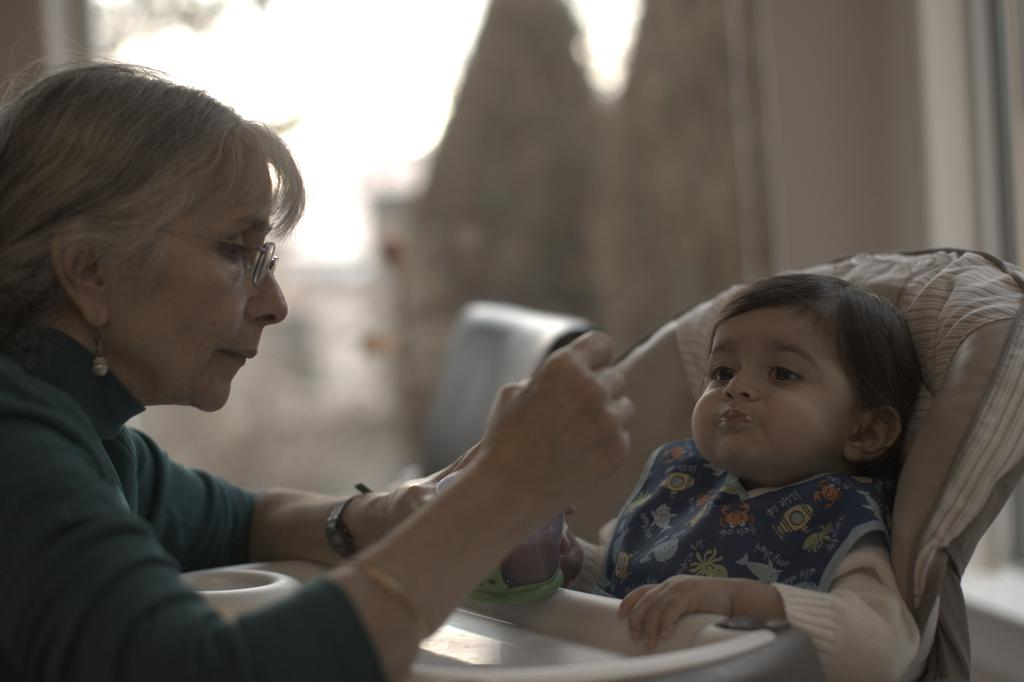
%> input picture Images/FeedingTime/ref.jpg, 1024 x 682 px; its folder holds 5 pictures in this run
$ octave --eval "main;"   (GNU Octave 9; MATLAB toolbox functions it lacks are replaced by stand-ins)
%> lines starting %> are read from the running program, lines starting %| are printed output that depends on the picture; long printed decimals are rounded
### TMQI.m
function [Q, S, N, s_maps, s_local] = TMQI(hdrImage, ldrImage, window)
% ========================================================================
% Tone Mapped image Quality Index (TMQI), Version 1.0
% Copyright(c) 2012 Hojatollah Yeganeh and Zhou Wang
% All Rights Reserved.
%
% ----------------------------------------------------------------------
% Permission to use, copy, or modify this software and its documentation
% for educational and research purposes only and without fee is hereby
% granted, provided that this copyright notice and the original authors'
% names appear on all copies and supporting documentation. This program
% shall not be used, rewritten, or adapted as the basis of a commercial
% software or hardware product without first obtaining permission of the
% authors. The authors make no representations about the suitability of
% this software for any purpose. It is provided "as is" without express
% or implied warranty.
%----------------------------------------------------------------------
% This is an implementation of an objective image quality assessment model
% for tone mapped low dynamic range (LDR) images using their corresponding
% high dynamic range (HDR) images as references.
%
% Please refer to the following paper and the website with suggested usage
%
% H. Yeganeh and Z. Wang, "Objective Quality Assessment of Tone Mapped
% Images," IEEE Transactios on Image Processing, vol. 22, no. 2, pp. 657-
% 667, Feb. 2013.
%
% http://www.ece.uwaterloo.ca/~z70wang/research/tmqi/
%
% Kindly report any suggestions or corrections to hyeganeh@ieee.org,
% hojat.yeganeh@gmail.com, or zhouwang@ieee.org
%
%----------------------------------------------------------------------
%
%Input : (1) hdrImage: the HDR image being used as reference. The HDR
%            image must be an m-by-n-by-3 single or double array
%        (2) ldrImage: the LDR image being compared
%        (3) window: local window for statistics (see the above
%            reference). default widnow is Gaussian given by
%            window = fspecial('gaussian', 11, 1.5);
%
%Output: (1) s_maps: The structural fidelity maps of the LDR image.
%        (2) s_local: the mean of s_map in each scale (see above refernce).
%        (3) S: The tructural fidelity score of the LDR test image.
%        (4) N: The statistical naturalness score of the LDR image.
%        (5) Q: The TMQI score of the LDR image.
%
%Basic Usage:
%   Given LDR test image and its corresponding HDR images,
%
%   [Q, S, N, s_maps, s_local] = TMQI(hdrImage, ldrImage);
%
%Advanced Usage:
%   User defined parameters. For example
%   window = ones(8);
%   [Q, S, N, s_maps, s_local] = TMQI(hdrImage, ldrImage, window);
%
%========================================================================

if (nargin < 2 || nargin > 3)
   s_maps = -Inf;
   s_local = -Inf;
   S = -Inf;
   N = -Inf;
   Q = -Inf;
   return;
end

if (size(hdrImage) ~= size(ldrImage))
   s_maps = -Inf;
   s_local = -Inf;
   S = -Inf;
   N = -Inf;
   Q = -Inf;
   return;
end

[M N D] = size(hdrImage);

if (nargin == 2)
   if ((M < 11) || (N < 11))
	   s_maps = -Inf;
       s_local = -Inf;
       S = -Inf;
       N = -Inf;
       Q = -Inf;
       disp('the image size is less than the window size');
     return
   end
   window = fspecial('gaussian', 11, 1.5);	%
end

if (nargin == 3)
   [H W] = size(window);
   if ((H*W) < 4 || (H > M) || (W > N))
	   s_maps = -Inf;
       s_local = -Inf;
       S = -Inf;
       N = -Inf;
       Q = -Inf;
      return
   end
end

%---------- default parameters -----
a = 0.8012;
Alpha = 0.3046;
Beta = 0.7088;
%---------- default parameters -----
level = 5;
weight = [0.0448 0.2856 0.3001 0.2363 0.1333];
%--------------------
HDR = RGBtoYxy(hdrImage);
L_hdr = HDR(:,:,1);
lmin = min(min(L_hdr));
lmax = max(max(L_hdr));
L_hdr = double(round((2^32 - 1)/(lmax - lmin)).*(L_hdr - lmin));
%-------------------------------------------
L_ldr = RGBtoYxy (double(ldrImage));
L_ldr = double(L_ldr(:,:,1));
%----------- structural fidelity -----------------
[S s_local s_maps] = StructuralFidelity(L_hdr, L_ldr,level,weight, window);
%--------- statistical naturalness ---------------
N = StatisticalNaturalness(L_ldr);
%------------- overall quality -----------------
Q =  a*(S^Alpha) + (1-a)*(N^Beta);
end

%================ Color Space Conversion ==============================

function [Yxy] = RGBtoYxy(RGB)
RGB = double(RGB);
M = [ 0.4124 0.3576 0.1805
      0.2126 0.7152 0.0722
      0.0193  0.1192 0.9505];

 RGB2 = reshape(RGB,size(RGB,1)*size(RGB,2),3);
 XYZ2 = M *  RGB2';
 S = sum(XYZ2);
 Yxy2 = zeros(size(XYZ2));
 Yxy2(1,:)=XYZ2(2,:);
 Yxy2(2,:)=XYZ2(1,:)./(S+eps);
 Yxy2(3,:)=XYZ2(2,:)./(S+eps);
 Yxy = reshape(Yxy2',size(RGB,1),size(RGB,2),3);
end

%================= Structural Fidelity Measure =========================

function [S s_local s_maps] = StructuralFidelity(L_hdr, L_ldr,level,weight, window)
downsample_filter = ones(2)./4;
L_hdr = double(L_hdr);
L_ldr = double(L_ldr);
f = 32;
for l = 1:level
    f = f/2;
    [s_local(l) smap] = Slocal(L_hdr, L_ldr, window , f);
    s_maps{l} = smap;
    filtered_im1 = imfilter(L_hdr, downsample_filter, 'symmetric', 'same');
    filtered_im2 = imfilter(L_ldr, downsample_filter, 'symmetric', 'same');
    clear L_hdr;
    clear L_ldr;
    L_hdr = filtered_im1(1:2:end, 1:2:end);
    L_ldr = filtered_im2(1:2:end, 1:2:end);
end
S = prod(s_local.^weight);
end

%============ Local Structural Fidelity Measure =========================

function [s, s_map] = Slocal(L_hdr, L_ldr,window, sf)
C1 = 0.01;
C2 = 10;
window = window/sum(sum(window));
%----------------------------------------------------
img1 = double(L_hdr);
img2 = double(L_ldr);
mu1   = filter2(window, img1, 'valid');
mu2   = filter2(window, img2, 'valid');
mu1_sq = mu1.*mu1;
mu2_sq = mu2.*mu2;
mu1_mu2 = mu1.*mu2;
sigma1_sq = filter2(window, img1.*img1, 'valid') - mu1_sq;
sigma2_sq = filter2(window, img2.*img2, 'valid') - mu2_sq;
sigma1 = sqrt(max(0, sigma1_sq));
sigma2 = sqrt(max(0, sigma2_sq));
sigma12 = filter2(window, img1.*img2, 'valid') - mu1_mu2;
%-------------------------------------------------------
% Mannos CSF Function
%f=8;
CSF = 100.*2.6*(0.0192+0.114*sf)*exp(-(0.114*sf)^1.1);
%-----------------------
u_hdr= 128/(1.4*CSF);
sig_hdr=u_hdr/3;
sigma1p = normcdf(sigma1,u_hdr,sig_hdr);
%sigma1p(sigma1 < (u_hdr - 2*sig_hdr))=0;
%sigma1p(sigma1 > (u_hdr + 2*sig_hdr))=1;
%---------------------------------------------------------
u_ldr = u_hdr;
sig_ldr = u_ldr/3;
sigma2p = normcdf(sigma2,u_ldr,sig_ldr);
%sigma2p(sigma2< (u_ldr - 2*sig_ldr)) = 0;
%sigma2p(sigma2> (u_ldr + 2*sig_ldr)) = 1;
%----------------------------------------------------
s_map = (((2*sigma1p.*sigma2p)+C1)./((sigma1p.*sigma1p)+(sigma2p.*sigma2p)+C1)).*((sigma12+C2)./(sigma1.*sigma2 + C2));
s = mean2(s_map);
end

%============ Statistical Naturalness Measure ================

function [N] = StatisticalNaturalness(L_ldr)
u = mean2(L_ldr);
fun = @(x) std(x(:))*ones(size(x));
I1 = blkproc(L_ldr,[11 11],fun);
sig = (mean2(I1));
%------------------ Contrast ----------
phat(1) = 4.4;
phat(2) = 10.1;
beta_mode = (phat(1) - 1)/(phat(1) + phat(2) - 2);
C_0 = betapdf(beta_mode, phat(1),phat(2));
C   = betapdf(sig./64.29,phat(1),phat(2));
pc = C./C_0;
%----------------  Brightness ---------
muhat = 115.94;
sigmahat = 27.99;
B = normpdf(u,muhat,sigmahat);
B_0 = normpdf(muhat,muhat,sigmahat);
pb = B./B_0;
%-------------------------------
N = pb*pc;
end

%========================================================================

### demo.m
function [] = main()
  rootDir = 'Images';  % root directory path
  reference_img = 'ref.jpg';
  fused_img = 'our.jpg';

  fileFolders = dir(fullfile(rootDir, '*'));
  fileNames = {fileFolders.name};
  fileNum = length(fileNames);
  for n = 3:1:fileNum
      % the image file path
      hdrImage_path = fullfile(rootDir, fileNames(n), reference_img);
      ldrImage_path = fullfile(rootDir, fileNames(n), fused_img);
      hdrImage_path = hdrImage_path{1};
      ldrImage_path = ldrImage_path{1};
      % reference image
      hdrImage = imread(hdrImage_path);
%> hdrImage is the input picture: size 682x1024x3 uint8; mean R, G, B 99.1, 92.4, 85.3
      % the image of being computed
      ldrImage = imread(ldrImage_path);
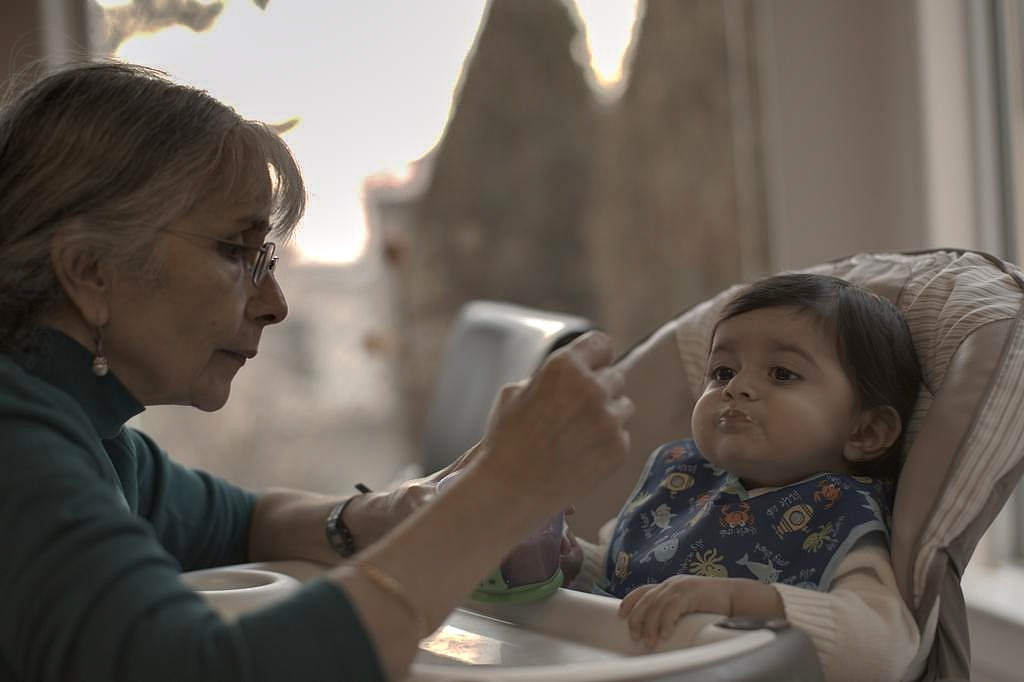
%> input picture Images/FeedingTime/our.jpg, 1024 x 682 px
%> ldrImage is the input picture: size 682x1024x3 uint8; mean R, G, B 103.1, 94.7, 86.3

      if isempty(hdrImage) || isempty(ldrImage)
          disp('load image failed!');
      end

      [Q, S, N, s_maps, s_local] = TMQI(hdrImage, ldrImage);  % calculate fused metrics
%> in RGBtoYxy, `Yxy = reshape(Yxy2',size(RGB,1),size(RGB,2),3);`:
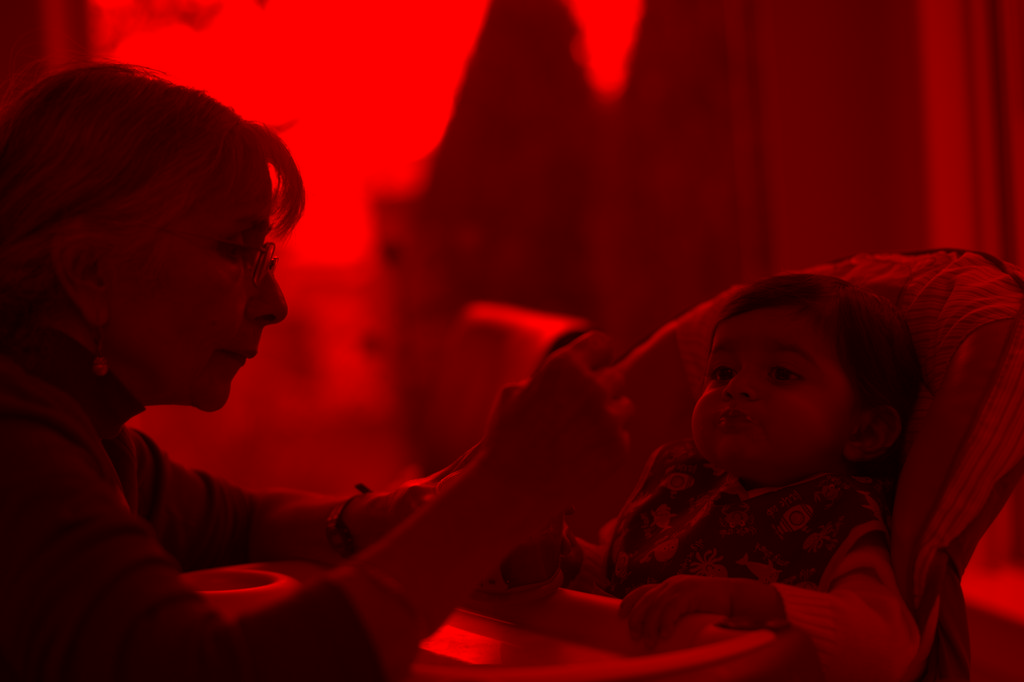
%> Yxy: size 682x1024x3 double; mean R, G, B 93.3, 0.3, 0.3
%> in TMQI, `lmin = min(min(L_hdr));`: lmin = 5.07
%> in TMQI, `lmax = max(max(L_hdr));`: lmax = 255
%> the loop in StructuralFidelity, `for l = 1:level` made 5 passes
%> s in Slocal on passes 1 to 5: 0.742, 0.9, 0.938, 0.958, 0.983
%> pass 1, in Slocal, `mu1   = filter2(window, img1, 'valid');`:
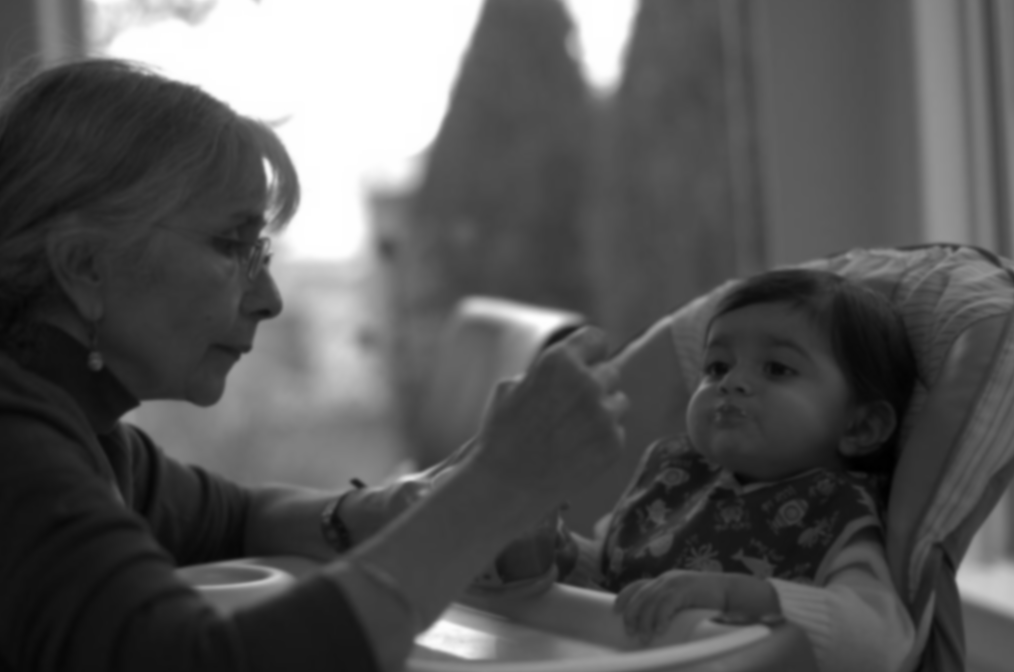
%> mu1: size 672x1014 double; min 84332774.8, max 4.29e+09, mean 1.51e+09; drawn with min black and max white
%> pass 1, in Slocal, `mu2   = filter2(window, img2, 'valid');`:
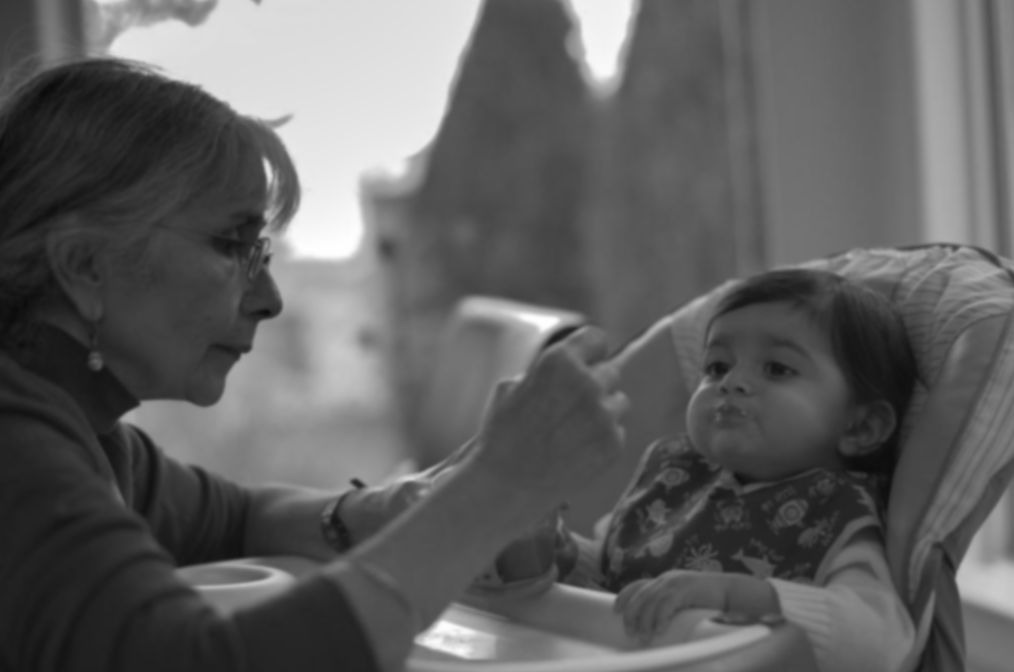
%> mu2: size 672x1014 double; min 11.19, max 255, mean 95.8
%> pass 1, in Slocal, `mu2_sq = mu2.*mu2;`:
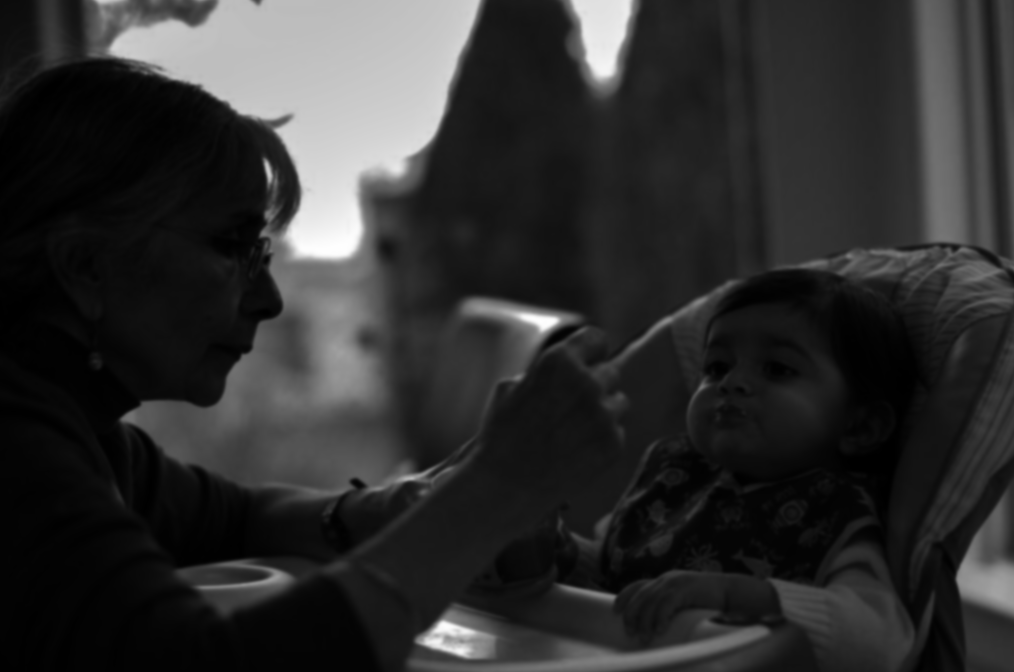
%> mu2_sq: size 672x1014 double; min 125.1, max 65019.9, mean 12022.4; drawn with min black and max white
%> after the loop in StructuralFidelity, `for l = 1:level`: f = 1; s_local = [0.742 0.9 0.938 0.958 0.983]; s_maps = 5 items
%> in StructuralFidelity, `S = prod(s_local.^weight);`: S = 0.928
%> in TMQI, `[S s_local s_maps] = StructuralFidelity(L_hdr, L_ldr,level,weight, win..`: s_local = [0.742 0.9 0.938 0.958 0.983]; s_maps = 5 items
%> in StatisticalNaturalness, `u = mean2(L_ldr);`: u = 95.91
%> in StatisticalNaturalness, `I1 = blkproc(L_ldr,[11 11],fun);`:
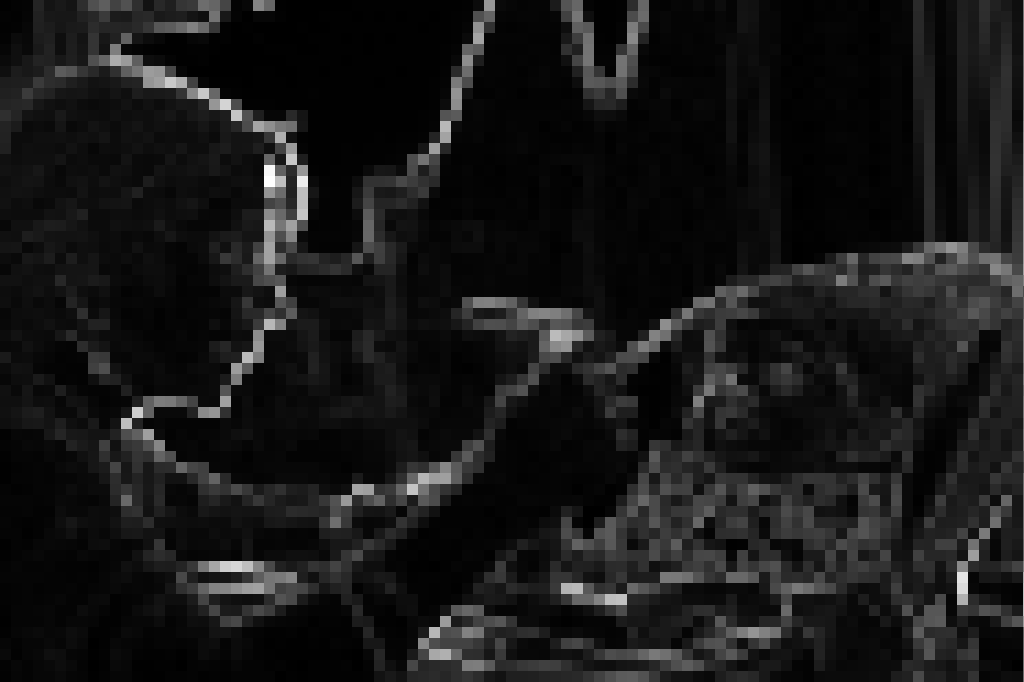
%> I1: size 682x1024 double; min 0, max 74.32, mean 7; drawn with min black and max white
%> in StatisticalNaturalness, `sig = (mean2(I1));`: sig = 7.04
%> in StatisticalNaturalness, `C   = betapdf(sig./64.29,phat(1),phat(2));`: C = 0.946
%> in StatisticalNaturalness, `pc = C./C_0;`: pc = 0.284
%> in StatisticalNaturalness, `B = normpdf(u,muhat,sigmahat);`: B = 0.011
%> in StatisticalNaturalness, `pb = B./B_0;`: pb = 0.774
%> in StatisticalNaturalness, `N = pb*pc;`: N = 0.22
%> in TMQI, `Q =  a*(S^Alpha) + (1-a)*(N^Beta);`: Q = 0.851
%> Q = 0.851; S = 0.928; N = 0.22; s_maps = 5 items; s_local = [0.742 0.9 0.938 0.958 0.983]

      % print metric
      s1 = sprintf('第%d组图像%s的的评价指标: Q=%f,S=%f,N=%f', n-2, char(fileNames(n)),Q,S,N);
%> s1 = '第1组图像FeedingTime的的评价指标: Q=0.850994,S=0.927731,N=0.219643'
      disp(s1);
%| 第1组图像FeedingTime的的评价指标: Q=0.851,S=0.9277,N=0.2196
  end
end
